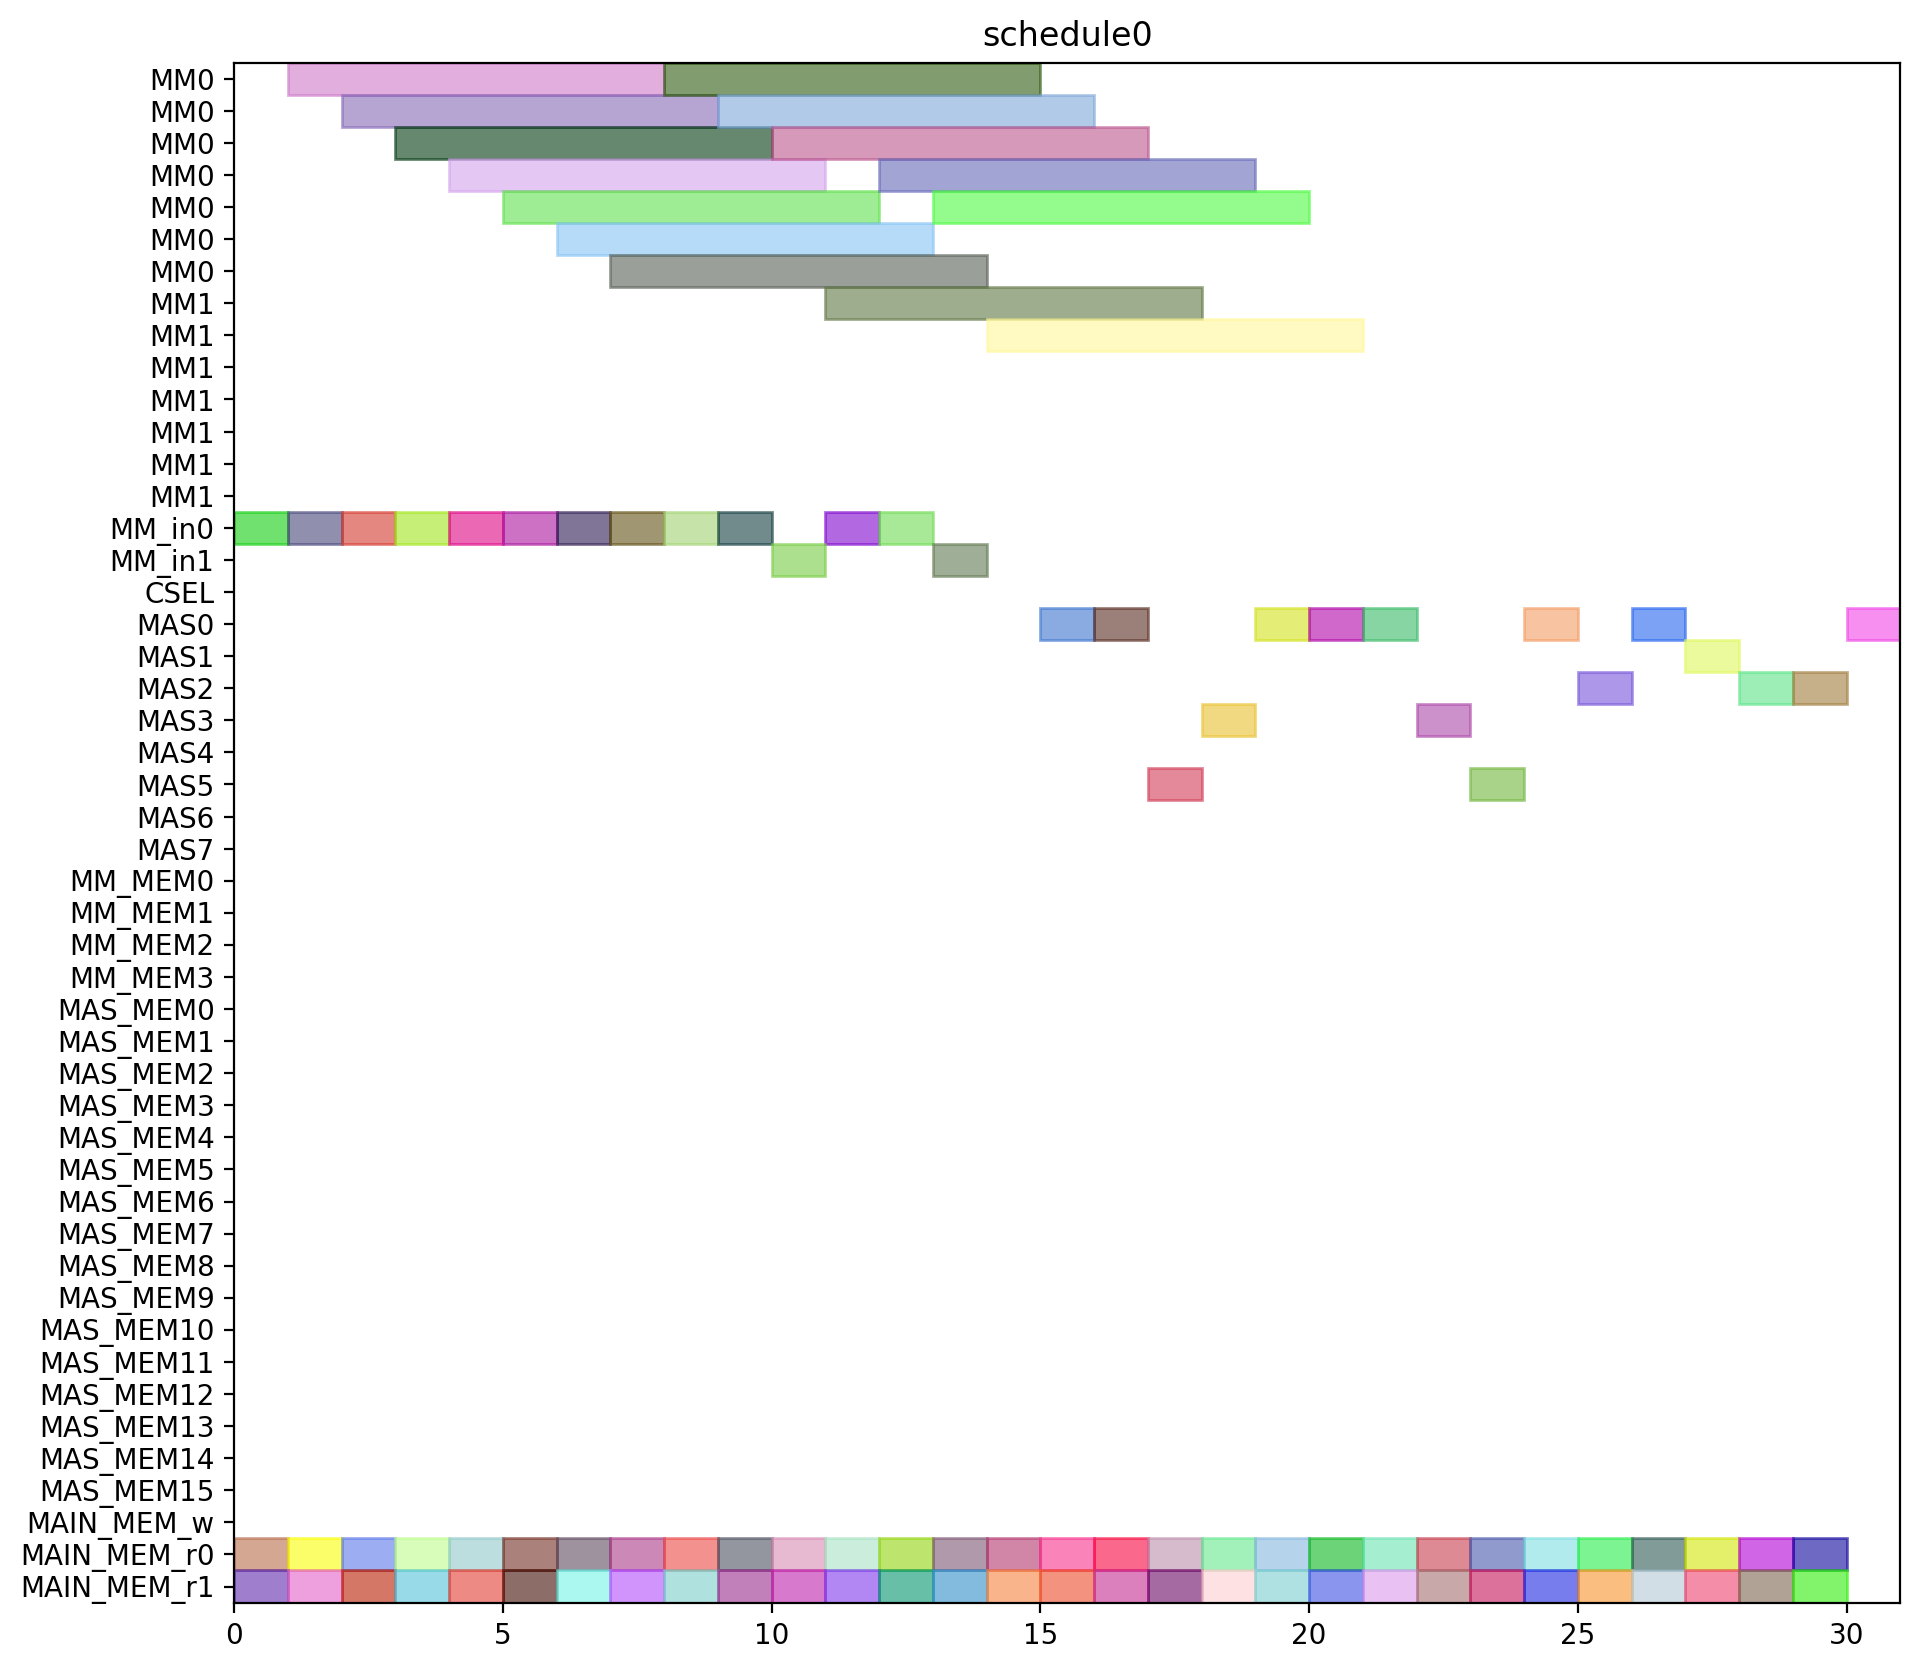

Reproduce this figure in Python.
from pyschedule import Scenario, solvers, plotters, alt


def solve():
	horizon = 120
	S = Scenario("schedule0", horizon=horizon)

	# resource
	MM = S.Resources('MM', num=2, size=7)
	MM_in = S.Resources('MM_in', num=2)
	CSEL = S.Resource('CSEL')
	MAS = S.Resources('MAS', num=8, size=1, periods=range(1, horizon))
	MM_MEM = S.Resources('MM_MEM', num=4)
	MAS_MEM = S.Resources('MAS_MEM', num=16)
	MAIN_MEM_w = S.Resource('MAIN_MEM_w', size=1)
	MAIN_MEM_r = S.Resources('MAIN_MEM_r', num=2)

	# result of previous scheduling

	# new tasks
	t1_t0 = S.Task('t1_t0', length=7, delay_cost=1)
	t1_t0 += alt(MM)
	t1_t0_in = S.Task('t1_t0_in', length=1, delay_cost=1)
	t1_t0_in += alt(MM_in)
	S += t1_t0_in*MM_in[0]<=t1_t0*MM[0]
	S += t1_t0_in*MM_in[1]<=t1_t0*MM[1]
	t1_t0_mem0 = S.Task('t1_t0_mem0', length=1, delay_cost=1)
	t1_t0_mem0 += MAIN_MEM_r[0]
	S += t1_t0_mem0 <= t1_t0

	t1_t0_mem1 = S.Task('t1_t0_mem1', length=1, delay_cost=1)
	t1_t0_mem1 += MAIN_MEM_r[1]
	S += t1_t0_mem1 <= t1_t0

	t1_t1 = S.Task('t1_t1', length=7, delay_cost=1)
	t1_t1 += alt(MM)
	t1_t1_in = S.Task('t1_t1_in', length=1, delay_cost=1)
	t1_t1_in += alt(MM_in)
	S += t1_t1_in*MM_in[0]<=t1_t1*MM[0]
	S += t1_t1_in*MM_in[1]<=t1_t1*MM[1]
	t1_t1_mem0 = S.Task('t1_t1_mem0', length=1, delay_cost=1)
	t1_t1_mem0 += MAIN_MEM_r[0]
	S += t1_t1_mem0 <= t1_t1

	t1_t1_mem1 = S.Task('t1_t1_mem1', length=1, delay_cost=1)
	t1_t1_mem1 += MAIN_MEM_r[1]
	S += t1_t1_mem1 <= t1_t1

	t1_t2 = S.Task('t1_t2', length=1, delay_cost=1)
	t1_t2 += alt(MAS)
	t1_t2_mem0 = S.Task('t1_t2_mem0', length=1, delay_cost=1)
	t1_t2_mem0 += MAIN_MEM_r[0]
	S += t1_t2_mem0 <= t1_t2

	t1_t2_mem1 = S.Task('t1_t2_mem1', length=1, delay_cost=1)
	t1_t2_mem1 += MAIN_MEM_r[1]
	S += t1_t2_mem1 <= t1_t2

	t1_t3 = S.Task('t1_t3', length=1, delay_cost=1)
	t1_t3 += alt(MAS)
	t1_t3_mem0 = S.Task('t1_t3_mem0', length=1, delay_cost=1)
	t1_t3_mem0 += MAIN_MEM_r[0]
	S += t1_t3_mem0 <= t1_t3

	t1_t3_mem1 = S.Task('t1_t3_mem1', length=1, delay_cost=1)
	t1_t3_mem1 += MAIN_MEM_r[1]
	S += t1_t3_mem1 <= t1_t3

	t2_t0 = S.Task('t2_t0', length=7, delay_cost=1)
	t2_t0 += alt(MM)
	t2_t0_in = S.Task('t2_t0_in', length=1, delay_cost=1)
	t2_t0_in += alt(MM_in)
	S += t2_t0_in*MM_in[0]<=t2_t0*MM[0]
	S += t2_t0_in*MM_in[1]<=t2_t0*MM[1]
	t2_t0_mem0 = S.Task('t2_t0_mem0', length=1, delay_cost=1)
	t2_t0_mem0 += MAIN_MEM_r[0]
	S += t2_t0_mem0 <= t2_t0

	t2_t0_mem1 = S.Task('t2_t0_mem1', length=1, delay_cost=1)
	t2_t0_mem1 += MAIN_MEM_r[1]
	S += t2_t0_mem1 <= t2_t0

	t2_t1 = S.Task('t2_t1', length=7, delay_cost=1)
	t2_t1 += alt(MM)
	t2_t1_in = S.Task('t2_t1_in', length=1, delay_cost=1)
	t2_t1_in += alt(MM_in)
	S += t2_t1_in*MM_in[0]<=t2_t1*MM[0]
	S += t2_t1_in*MM_in[1]<=t2_t1*MM[1]
	t2_t1_mem0 = S.Task('t2_t1_mem0', length=1, delay_cost=1)
	t2_t1_mem0 += MAIN_MEM_r[0]
	S += t2_t1_mem0 <= t2_t1

	t2_t1_mem1 = S.Task('t2_t1_mem1', length=1, delay_cost=1)
	t2_t1_mem1 += MAIN_MEM_r[1]
	S += t2_t1_mem1 <= t2_t1

	t2_t2 = S.Task('t2_t2', length=1, delay_cost=1)
	t2_t2 += alt(MAS)
	t2_t2_mem0 = S.Task('t2_t2_mem0', length=1, delay_cost=1)
	t2_t2_mem0 += MAIN_MEM_r[0]
	S += t2_t2_mem0 <= t2_t2

	t2_t2_mem1 = S.Task('t2_t2_mem1', length=1, delay_cost=1)
	t2_t2_mem1 += MAIN_MEM_r[1]
	S += t2_t2_mem1 <= t2_t2

	t2_t3 = S.Task('t2_t3', length=1, delay_cost=1)
	t2_t3 += alt(MAS)
	t2_t3_mem0 = S.Task('t2_t3_mem0', length=1, delay_cost=1)
	t2_t3_mem0 += MAIN_MEM_r[0]
	S += t2_t3_mem0 <= t2_t3

	t2_t3_mem1 = S.Task('t2_t3_mem1', length=1, delay_cost=1)
	t2_t3_mem1 += MAIN_MEM_r[1]
	S += t2_t3_mem1 <= t2_t3

	t0_t0 = S.Task('t0_t0', length=7, delay_cost=1)
	t0_t0 += alt(MM)
	t0_t0_in = S.Task('t0_t0_in', length=1, delay_cost=1)
	t0_t0_in += alt(MM_in)
	S += t0_t0_in*MM_in[0]<=t0_t0*MM[0]
	S += t0_t0_in*MM_in[1]<=t0_t0*MM[1]
	t0_t0_mem0 = S.Task('t0_t0_mem0', length=1, delay_cost=1)
	t0_t0_mem0 += MAIN_MEM_r[0]
	S += t0_t0_mem0 <= t0_t0

	t0_t0_mem1 = S.Task('t0_t0_mem1', length=1, delay_cost=1)
	t0_t0_mem1 += MAIN_MEM_r[1]
	S += t0_t0_mem1 <= t0_t0

	t0_t1 = S.Task('t0_t1', length=7, delay_cost=1)
	t0_t1 += alt(MM)
	t0_t1_in = S.Task('t0_t1_in', length=1, delay_cost=1)
	t0_t1_in += alt(MM_in)
	S += t0_t1_in*MM_in[0]<=t0_t1*MM[0]
	S += t0_t1_in*MM_in[1]<=t0_t1*MM[1]
	t0_t1_mem0 = S.Task('t0_t1_mem0', length=1, delay_cost=1)
	t0_t1_mem0 += MAIN_MEM_r[0]
	S += t0_t1_mem0 <= t0_t1

	t0_t1_mem1 = S.Task('t0_t1_mem1', length=1, delay_cost=1)
	t0_t1_mem1 += MAIN_MEM_r[1]
	S += t0_t1_mem1 <= t0_t1

	t0_t2 = S.Task('t0_t2', length=1, delay_cost=1)
	t0_t2 += alt(MAS)
	t0_t2_mem0 = S.Task('t0_t2_mem0', length=1, delay_cost=1)
	t0_t2_mem0 += MAIN_MEM_r[0]
	S += t0_t2_mem0 <= t0_t2

	t0_t2_mem1 = S.Task('t0_t2_mem1', length=1, delay_cost=1)
	t0_t2_mem1 += MAIN_MEM_r[1]
	S += t0_t2_mem1 <= t0_t2

	t0_t3 = S.Task('t0_t3', length=1, delay_cost=1)
	t0_t3 += alt(MAS)
	t0_t3_mem0 = S.Task('t0_t3_mem0', length=1, delay_cost=1)
	t0_t3_mem0 += MAIN_MEM_r[0]
	S += t0_t3_mem0 <= t0_t3

	t0_t3_mem1 = S.Task('t0_t3_mem1', length=1, delay_cost=1)
	t0_t3_mem1 += MAIN_MEM_r[1]
	S += t0_t3_mem1 <= t0_t3

	t4_t0_t0 = S.Task('t4_t0_t0', length=7, delay_cost=1)
	t4_t0_t0 += alt(MM)
	t4_t0_t0_in = S.Task('t4_t0_t0_in', length=1, delay_cost=1)
	t4_t0_t0_in += alt(MM_in)
	S += t4_t0_t0_in*MM_in[0]<=t4_t0_t0*MM[0]
	S += t4_t0_t0_in*MM_in[1]<=t4_t0_t0*MM[1]
	t4_t0_t0_mem0 = S.Task('t4_t0_t0_mem0', length=1, delay_cost=1)
	t4_t0_t0_mem0 += MAIN_MEM_r[0]
	S += t4_t0_t0_mem0 <= t4_t0_t0

	t4_t0_t0_mem1 = S.Task('t4_t0_t0_mem1', length=1, delay_cost=1)
	t4_t0_t0_mem1 += MAIN_MEM_r[1]
	S += t4_t0_t0_mem1 <= t4_t0_t0

	t4_t0_t1 = S.Task('t4_t0_t1', length=7, delay_cost=1)
	t4_t0_t1 += alt(MM)
	t4_t0_t1_in = S.Task('t4_t0_t1_in', length=1, delay_cost=1)
	t4_t0_t1_in += alt(MM_in)
	S += t4_t0_t1_in*MM_in[0]<=t4_t0_t1*MM[0]
	S += t4_t0_t1_in*MM_in[1]<=t4_t0_t1*MM[1]
	t4_t0_t1_mem0 = S.Task('t4_t0_t1_mem0', length=1, delay_cost=1)
	t4_t0_t1_mem0 += MAIN_MEM_r[0]
	S += t4_t0_t1_mem0 <= t4_t0_t1

	t4_t0_t1_mem1 = S.Task('t4_t0_t1_mem1', length=1, delay_cost=1)
	t4_t0_t1_mem1 += MAIN_MEM_r[1]
	S += t4_t0_t1_mem1 <= t4_t0_t1

	t4_t0_t2 = S.Task('t4_t0_t2', length=1, delay_cost=1)
	t4_t0_t2 += alt(MAS)
	t4_t0_t2_mem0 = S.Task('t4_t0_t2_mem0', length=1, delay_cost=1)
	t4_t0_t2_mem0 += MAIN_MEM_r[0]
	S += t4_t0_t2_mem0 <= t4_t0_t2

	t4_t0_t2_mem1 = S.Task('t4_t0_t2_mem1', length=1, delay_cost=1)
	t4_t0_t2_mem1 += MAIN_MEM_r[1]
	S += t4_t0_t2_mem1 <= t4_t0_t2

	t4_t0_t3 = S.Task('t4_t0_t3', length=1, delay_cost=1)
	t4_t0_t3 += alt(MAS)
	t4_t0_t3_mem0 = S.Task('t4_t0_t3_mem0', length=1, delay_cost=1)
	t4_t0_t3_mem0 += MAIN_MEM_r[0]
	S += t4_t0_t3_mem0 <= t4_t0_t3

	t4_t0_t3_mem1 = S.Task('t4_t0_t3_mem1', length=1, delay_cost=1)
	t4_t0_t3_mem1 += MAIN_MEM_r[1]
	S += t4_t0_t3_mem1 <= t4_t0_t3

	t4_t1_t0 = S.Task('t4_t1_t0', length=7, delay_cost=1)
	t4_t1_t0 += alt(MM)
	t4_t1_t0_in = S.Task('t4_t1_t0_in', length=1, delay_cost=1)
	t4_t1_t0_in += alt(MM_in)
	S += t4_t1_t0_in*MM_in[0]<=t4_t1_t0*MM[0]
	S += t4_t1_t0_in*MM_in[1]<=t4_t1_t0*MM[1]
	t4_t1_t0_mem0 = S.Task('t4_t1_t0_mem0', length=1, delay_cost=1)
	t4_t1_t0_mem0 += MAIN_MEM_r[0]
	S += t4_t1_t0_mem0 <= t4_t1_t0

	t4_t1_t0_mem1 = S.Task('t4_t1_t0_mem1', length=1, delay_cost=1)
	t4_t1_t0_mem1 += MAIN_MEM_r[1]
	S += t4_t1_t0_mem1 <= t4_t1_t0

	t4_t1_t1 = S.Task('t4_t1_t1', length=7, delay_cost=1)
	t4_t1_t1 += alt(MM)
	t4_t1_t1_in = S.Task('t4_t1_t1_in', length=1, delay_cost=1)
	t4_t1_t1_in += alt(MM_in)
	S += t4_t1_t1_in*MM_in[0]<=t4_t1_t1*MM[0]
	S += t4_t1_t1_in*MM_in[1]<=t4_t1_t1*MM[1]
	t4_t1_t1_mem0 = S.Task('t4_t1_t1_mem0', length=1, delay_cost=1)
	t4_t1_t1_mem0 += MAIN_MEM_r[0]
	S += t4_t1_t1_mem0 <= t4_t1_t1

	t4_t1_t1_mem1 = S.Task('t4_t1_t1_mem1', length=1, delay_cost=1)
	t4_t1_t1_mem1 += MAIN_MEM_r[1]
	S += t4_t1_t1_mem1 <= t4_t1_t1

	t4_t1_t2 = S.Task('t4_t1_t2', length=1, delay_cost=1)
	t4_t1_t2 += alt(MAS)
	t4_t1_t2_mem0 = S.Task('t4_t1_t2_mem0', length=1, delay_cost=1)
	t4_t1_t2_mem0 += MAIN_MEM_r[0]
	S += t4_t1_t2_mem0 <= t4_t1_t2

	t4_t1_t2_mem1 = S.Task('t4_t1_t2_mem1', length=1, delay_cost=1)
	t4_t1_t2_mem1 += MAIN_MEM_r[1]
	S += t4_t1_t2_mem1 <= t4_t1_t2

	t4_t1_t3 = S.Task('t4_t1_t3', length=1, delay_cost=1)
	t4_t1_t3 += alt(MAS)
	t4_t1_t3_mem0 = S.Task('t4_t1_t3_mem0', length=1, delay_cost=1)
	t4_t1_t3_mem0 += MAIN_MEM_r[0]
	S += t4_t1_t3_mem0 <= t4_t1_t3

	t4_t1_t3_mem1 = S.Task('t4_t1_t3_mem1', length=1, delay_cost=1)
	t4_t1_t3_mem1 += MAIN_MEM_r[1]
	S += t4_t1_t3_mem1 <= t4_t1_t3

	t4_t2_t0 = S.Task('t4_t2_t0', length=7, delay_cost=1)
	t4_t2_t0 += alt(MM)
	t4_t2_t0_in = S.Task('t4_t2_t0_in', length=1, delay_cost=1)
	t4_t2_t0_in += alt(MM_in)
	S += t4_t2_t0_in*MM_in[0]<=t4_t2_t0*MM[0]
	S += t4_t2_t0_in*MM_in[1]<=t4_t2_t0*MM[1]
	t4_t2_t0_mem0 = S.Task('t4_t2_t0_mem0', length=1, delay_cost=1)
	t4_t2_t0_mem0 += MAIN_MEM_r[0]
	S += t4_t2_t0_mem0 <= t4_t2_t0

	t4_t2_t0_mem1 = S.Task('t4_t2_t0_mem1', length=1, delay_cost=1)
	t4_t2_t0_mem1 += MAIN_MEM_r[1]
	S += t4_t2_t0_mem1 <= t4_t2_t0

	t4_t2_t1 = S.Task('t4_t2_t1', length=7, delay_cost=1)
	t4_t2_t1 += alt(MM)
	t4_t2_t1_in = S.Task('t4_t2_t1_in', length=1, delay_cost=1)
	t4_t2_t1_in += alt(MM_in)
	S += t4_t2_t1_in*MM_in[0]<=t4_t2_t1*MM[0]
	S += t4_t2_t1_in*MM_in[1]<=t4_t2_t1*MM[1]
	t4_t2_t1_mem0 = S.Task('t4_t2_t1_mem0', length=1, delay_cost=1)
	t4_t2_t1_mem0 += MAIN_MEM_r[0]
	S += t4_t2_t1_mem0 <= t4_t2_t1

	t4_t2_t1_mem1 = S.Task('t4_t2_t1_mem1', length=1, delay_cost=1)
	t4_t2_t1_mem1 += MAIN_MEM_r[1]
	S += t4_t2_t1_mem1 <= t4_t2_t1

	t4_t2_t2 = S.Task('t4_t2_t2', length=1, delay_cost=1)
	t4_t2_t2 += alt(MAS)
	t4_t2_t2_mem0 = S.Task('t4_t2_t2_mem0', length=1, delay_cost=1)
	t4_t2_t2_mem0 += MAIN_MEM_r[0]
	S += t4_t2_t2_mem0 <= t4_t2_t2

	t4_t2_t2_mem1 = S.Task('t4_t2_t2_mem1', length=1, delay_cost=1)
	t4_t2_t2_mem1 += MAIN_MEM_r[1]
	S += t4_t2_t2_mem1 <= t4_t2_t2

	t4_t2_t3 = S.Task('t4_t2_t3', length=1, delay_cost=1)
	t4_t2_t3 += alt(MAS)
	t4_t2_t3_mem0 = S.Task('t4_t2_t3_mem0', length=1, delay_cost=1)
	t4_t2_t3_mem0 += MAIN_MEM_r[0]
	S += t4_t2_t3_mem0 <= t4_t2_t3

	t4_t2_t3_mem1 = S.Task('t4_t2_t3_mem1', length=1, delay_cost=1)
	t4_t2_t3_mem1 += MAIN_MEM_r[1]
	S += t4_t2_t3_mem1 <= t4_t2_t3

	t4_t40 = S.Task('t4_t40', length=1, delay_cost=1)
	t4_t40 += alt(MAS)
	t4_t40_mem0 = S.Task('t4_t40_mem0', length=1, delay_cost=1)
	t4_t40_mem0 += MAIN_MEM_r[0]
	S += t4_t40_mem0 <= t4_t40

	t4_t40_mem1 = S.Task('t4_t40_mem1', length=1, delay_cost=1)
	t4_t40_mem1 += MAIN_MEM_r[1]
	S += t4_t40_mem1 <= t4_t40

	t4_t41 = S.Task('t4_t41', length=1, delay_cost=1)
	t4_t41 += alt(MAS)
	t4_t41_mem0 = S.Task('t4_t41_mem0', length=1, delay_cost=1)
	t4_t41_mem0 += MAIN_MEM_r[0]
	S += t4_t41_mem0 <= t4_t41

	t4_t41_mem1 = S.Task('t4_t41_mem1', length=1, delay_cost=1)
	t4_t41_mem1 += MAIN_MEM_r[1]
	S += t4_t41_mem1 <= t4_t41

	t4_t50 = S.Task('t4_t50', length=1, delay_cost=1)
	t4_t50 += alt(MAS)
	t4_t50_mem0 = S.Task('t4_t50_mem0', length=1, delay_cost=1)
	t4_t50_mem0 += MAIN_MEM_r[0]
	S += t4_t50_mem0 <= t4_t50

	t4_t50_mem1 = S.Task('t4_t50_mem1', length=1, delay_cost=1)
	t4_t50_mem1 += MAIN_MEM_r[1]
	S += t4_t50_mem1 <= t4_t50

	t4_t51 = S.Task('t4_t51', length=1, delay_cost=1)
	t4_t51 += alt(MAS)
	t4_t51_mem0 = S.Task('t4_t51_mem0', length=1, delay_cost=1)
	t4_t51_mem0 += MAIN_MEM_r[0]
	S += t4_t51_mem0 <= t4_t51

	t4_t51_mem1 = S.Task('t4_t51_mem1', length=1, delay_cost=1)
	t4_t51_mem1 += MAIN_MEM_r[1]
	S += t4_t51_mem1 <= t4_t51

	t4_t8_t0 = S.Task('t4_t8_t0', length=7, delay_cost=1)
	t4_t8_t0 += alt(MM)
	t4_t8_t0_in = S.Task('t4_t8_t0_in', length=1, delay_cost=1)
	t4_t8_t0_in += alt(MM_in)
	S += t4_t8_t0_in*MM_in[0]<=t4_t8_t0*MM[0]
	S += t4_t8_t0_in*MM_in[1]<=t4_t8_t0*MM[1]
	t4_t8_t0_mem0 = S.Task('t4_t8_t0_mem0', length=1, delay_cost=1)
	t4_t8_t0_mem0 += MAIN_MEM_r[0]
	S += t4_t8_t0_mem0 <= t4_t8_t0

	t4_t8_t0_mem1 = S.Task('t4_t8_t0_mem1', length=1, delay_cost=1)
	t4_t8_t0_mem1 += MAIN_MEM_r[1]
	S += t4_t8_t0_mem1 <= t4_t8_t0

	t4_t8_t1 = S.Task('t4_t8_t1', length=7, delay_cost=1)
	t4_t8_t1 += alt(MM)
	t4_t8_t1_in = S.Task('t4_t8_t1_in', length=1, delay_cost=1)
	t4_t8_t1_in += alt(MM_in)
	S += t4_t8_t1_in*MM_in[0]<=t4_t8_t1*MM[0]
	S += t4_t8_t1_in*MM_in[1]<=t4_t8_t1*MM[1]
	t4_t8_t1_mem0 = S.Task('t4_t8_t1_mem0', length=1, delay_cost=1)
	t4_t8_t1_mem0 += MAIN_MEM_r[0]
	S += t4_t8_t1_mem0 <= t4_t8_t1

	t4_t8_t1_mem1 = S.Task('t4_t8_t1_mem1', length=1, delay_cost=1)
	t4_t8_t1_mem1 += MAIN_MEM_r[1]
	S += t4_t8_t1_mem1 <= t4_t8_t1

	solvers.mip.solve(S,msg=1,kind='CPLEX',ratio_gap=1.01)

	solution = [['hoge']*len(S.solution()[1]) for i in range(len(S.solution()))]
	for i in range(len(S.solution())):
		for j in range(len(S.solution()[i])):
			solution[i][j]=str(S.solution()[i][j])
	print(solution)

	cycles = int(solution[-1][3])

	pic_file_name = "/home/mfukuda/ABE/multiRAM_multiMAS_16mux/scheduling_result/stage7MM2_stage1MAS8/SPARSE/schedule0.png"
	if(S.solution() != []):
		plotters.matplotlib.plot(S,img_filename=pic_file_name, show_task_labels=False, fig_size=(cycles*0.25+3, 10))

	return solution
